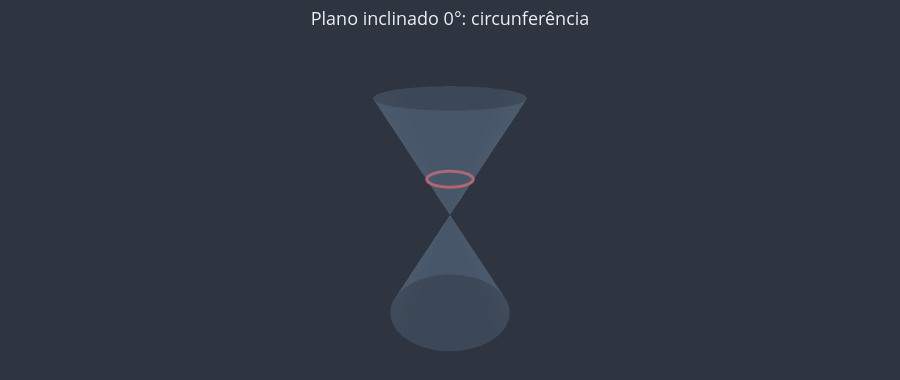
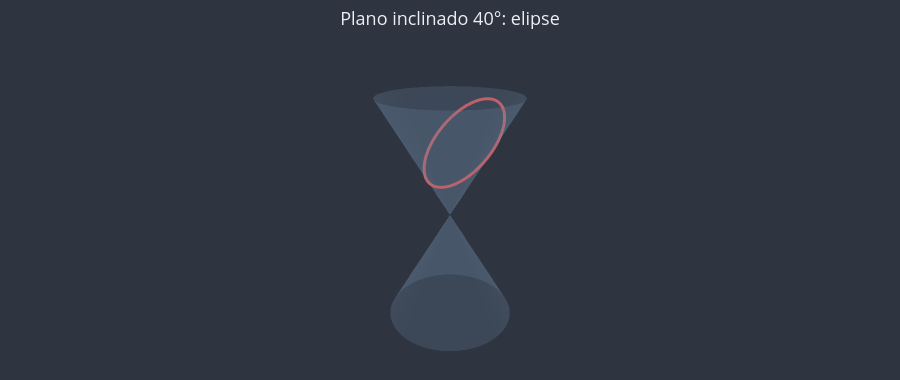
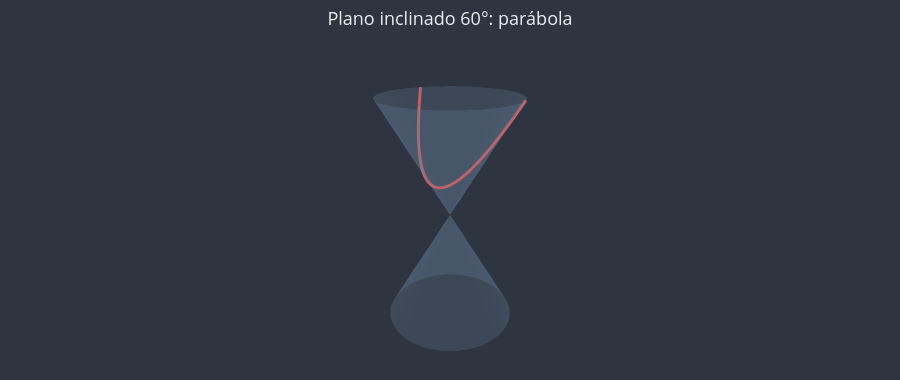
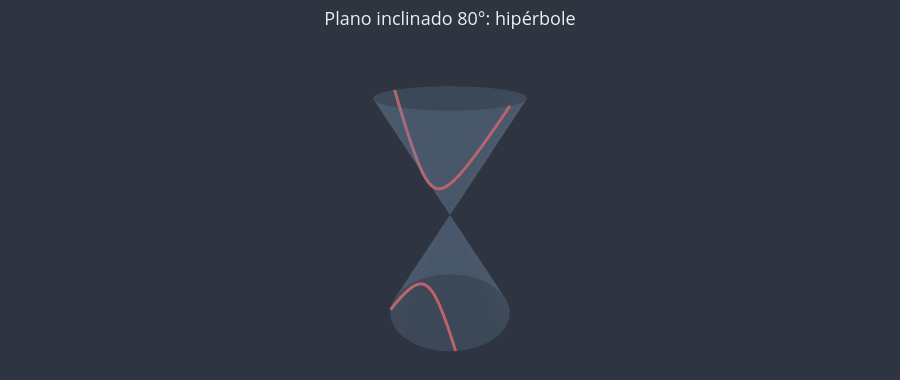

The notebook cell saved with these charts, in order:
### Markdown cell above
**Exercício 7.** A função `classificar_conica(semiabertura, inclinacao_do_plano)` e a classificação das seções de um cone de semiabertura 30° por planos inclinados 0°, 40°, 60° e 80°.

### Code cell
def classificar_conica(semiabertura: float, inclinacao_do_plano: float) -> str:
    """Classifica a seção de um cone duplo por um plano que não passa pelo vértice."""
    angulo_das_geratrizes = 90 - semiabertura  # ângulo das geratrizes com a horizontal
    if inclinacao_do_plano == 0:
        return "circunferência"  # plano perpendicular ao eixo
    if inclinacao_do_plano < angulo_das_geratrizes:
        return "elipse"  # menos inclinado que as geratrizes: corta uma folha só
    if inclinacao_do_plano == angulo_das_geratrizes:
        return "parábola"  # paralelo a uma geratriz
    return "hipérbole"  # mais inclinado: corta as duas folhas


# Com semiabertura 30°, as geratrizes formam 60° com a horizontal.
classificacoes_ex7 = [classificar_conica(30, i) for i in [0, 40, 60, 80]]

print(classificacoes_ex7)

# As quatro seções, desenhadas como na seção 1.
for inclinacao in [0, 40, 60, 80]:
    i = math.radians(inclinacao)
    plano = ((0.5, 0, 1), (math.sin(i), 0, math.cos(i)))
    titulo = f"Plano inclinado {inclinacao}°: {classificar_conica(30, inclinacao)}"
    fig = u3d.criar_figura(titulo=titulo, altura=380)
    diretriz = u3d.poligono_regular(
        80, raio=3 * math.tan(math.radians(30)), centro=(0, 0, 3)
    )
    fig = u3d.desenhar_superficie_conica(
        fig, (0, 0, 0), diretriz + diretriz[:1], opacidade=0.25, prolongar=1
    )
    for trecho in u3d.secao_plana_do_cone_duplo(30, plano):
        fig = u3d.desenhar_curva_no_espaco(
            fig, trecho, cor=u3d.CORES["destaque"], espessura=6
        )
    u3d.mostrar(fig)

### Figure 1 — Plotly figure (JSON) as saved in the notebook; plotly's stock layout.template omitted (floating-point values rounded to 4 significant figures; data arrays with more than 128 entries replaced by an {"elided": "..."} marker saying what was removed)
{"data": [{"colorscale": [[0, "#81A1C1"], [1, "#81A1C1"]], "hoverinfo": "skip", "lighting": {"ambient": 0.8, "diffuse": 0.3, "fresnel": 0, "specular": 0.05}, "opacity": 0.25, "showscale": false, "type": "surface", "x": {"elided": "3x81 float values"}, "y": {"elided": "3x81 float values"}, "z": {"elided": "3x81 float values"}}, {"hoverinfo": "skip", "line": {"color": "#BF616A", "dash": "solid", "width": 6}, "mode": "lines", "type": "scatter3d", "x": {"elided": "201 float values"}, "y": {"elided": "201 float values"}, "z": {"elided": "201 float values"}}], "layout": {"font": {"color": "#ECEFF4", "size": 13}, "height": 380, "margin": {"b": 0, "l": 0, "r": 0, "t": 50}, "paper_bgcolor": "#2E3440", "plot_bgcolor": "#2E3440", "scene": {"aspectmode": "data", "bgcolor": "#2E3440", "camera": {"eye": {"x": 1.6, "y": 1.4, "z": 1}}, "xaxis": {"visible": false}, "yaxis": {"visible": false}, "zaxis": {"visible": false}}, "showlegend": false, "title": {"text": "Plano inclinado 0°: circunferência", "x": 0.5}}}

### Figure 2 — Plotly figure (JSON) as saved in the notebook; plotly's stock layout.template omitted (floating-point values rounded to 4 significant figures; data arrays with more than 128 entries replaced by an {"elided": "..."} marker saying what was removed)
{"data": [{"colorscale": [[0, "#81A1C1"], [1, "#81A1C1"]], "hoverinfo": "skip", "lighting": {"ambient": 0.8, "diffuse": 0.3, "fresnel": 0, "specular": 0.05}, "opacity": 0.25, "showscale": false, "type": "surface", "x": {"elided": "3x81 float values"}, "y": {"elided": "3x81 float values"}, "z": {"elided": "3x81 float values"}}, {"hoverinfo": "skip", "line": {"color": "#BF616A", "dash": "solid", "width": 6}, "mode": "lines", "type": "scatter3d", "x": {"elided": "201 float values"}, "y": {"elided": "201 float values"}, "z": {"elided": "201 float values"}}], "layout": {"font": {"color": "#ECEFF4", "size": 13}, "height": 380, "margin": {"b": 0, "l": 0, "r": 0, "t": 50}, "paper_bgcolor": "#2E3440", "plot_bgcolor": "#2E3440", "scene": {"aspectmode": "data", "bgcolor": "#2E3440", "camera": {"eye": {"x": 1.6, "y": 1.4, "z": 1}}, "xaxis": {"visible": false}, "yaxis": {"visible": false}, "zaxis": {"visible": false}}, "showlegend": false, "title": {"text": "Plano inclinado 40°: elipse", "x": 0.5}}}

### Figure 3 — Plotly figure (JSON) as saved in the notebook; plotly's stock layout.template omitted (floating-point values rounded to 4 significant figures; data arrays with more than 128 entries replaced by an {"elided": "..."} marker saying what was removed)
{"data": [{"colorscale": [[0, "#81A1C1"], [1, "#81A1C1"]], "hoverinfo": "skip", "lighting": {"ambient": 0.8, "diffuse": 0.3, "fresnel": 0, "specular": 0.05}, "opacity": 0.25, "showscale": false, "type": "surface", "x": {"elided": "3x81 float values"}, "y": {"elided": "3x81 float values"}, "z": {"elided": "3x81 float values"}}, {"hoverinfo": "skip", "line": {"color": "#BF616A", "dash": "solid", "width": 6}, "mode": "lines", "type": "scatter3d", "x": [-0.6547, -0.6277, -0.5519, -0.4818, -0.4169, -0.3566, -0.3006, -0.2484, -0.1998, -0.1544, -0.1119, -0.07218, -0.03494, 0.0, 0.03281, 0.06365, 0.09267, 0.12, 0.1457, 0.17, 0.1929, 0.2146, 0.235, 0.2543, 0.2726, 0.2899, 0.3062, 0.3217, 0.3364, 0.3503, 0.3634, 0.3759, 0.3877, 0.3988, 0.4094, 0.4194, 0.4289, 0.4378, 0.4463, 0.4542, 0.4618, 0.4689, 0.4755, 0.4818, 0.4877, 0.4932, 0.4984, 0.5032, 0.5076, 0.5118, 0.5156, 0.5191, 0.5223, 0.5252, 0.5278, 0.5301, 0.5321, 0.5339, 0.5353, 0.5365, 0.5375, 0.5381, 0.5385, 0.5387, 0.5385, 0.5381, 0.5375, 0.5365, 0.5353, 0.5339, 0.5321, 0.5301, 0.5278, 0.5252, 0.5223, 0.5191, 0.5156, 0.5118, 0.5076, 0.5032, 0.4984, 0.4932, 0.4877, 0.4818, 0.4755, 0.4689, 0.4618, 0.4542, 0.4463, 0.4378, 0.4289, 0.4194, 0.4094, 0.3988, 0.3877, 0.3759, 0.3634, 0.3503, 0.3364, 0.3217, 0.3062, 0.2899, 0.2726, 0.2543, 0.235, 0.2146, 0.1929, 0.17, 0.1457, 0.12, 0.09267, 0.06365, 0.03281, 0.0, -0.03494, -0.07218, -0.1119, -0.1544, -0.1998, -0.2484, -0.3006, -0.3566, -0.4169, -0.4818, -0.5519, -0.6277, -0.6547], "y": [-1.604, -1.585, -1.533, -1.483, -1.435, -1.389, -1.345, -1.302, -1.261, -1.222, -1.184, -1.147, -1.112, -1.077, -1.044, -1.012, -0.9803, -0.9498, -0.9201, -0.8913, -0.8631, -0.8357, -0.8089, -0.7827, -0.7572, -0.7322, -0.7077, -0.6837, -0.6602, -0.6371, -0.6145, -0.5923, -0.5704, -0.5489, -0.5278, -0.507, -0.4864, -0.4662, -0.4463, -0.4266, -0.4071, -0.3879, -0.3689, -0.3501, -0.3314, -0.313, -0.2947, -0.2766, -0.2586, -0.2408, -0.2231, -0.2055, -0.188, -0.1706, -0.1533, -0.1361, -0.1189, -0.1018, -0.08479, -0.06778, -0.05081, -0.03386, -0.01692, 0.0, 0.01692, 0.03386, 0.05081, 0.06778, 0.08479, 0.1018, 0.1189, 0.1361, 0.1533, 0.1706, 0.188, 0.2055, 0.2231, 0.2408, 0.2586, 0.2766, 0.2947, 0.313, 0.3314, 0.3501, 0.3689, 0.3879, 0.4071, 0.4266, 0.4463, 0.4662, 0.4864, 0.507, 0.5278, 0.5489, 0.5704, 0.5923, 0.6145, 0.6371, 0.6602, 0.6837, 0.7077, 0.7322, 0.7572, 0.7827, 0.8089, 0.8357, 0.8631, 0.8913, 0.9201, 0.9498, 0.9803, 1.012, 1.044, 1.077, 1.112, 1.147, 1.184, 1.222, 1.261, 1.302, 1.345, 1.389, 1.435, 1.483, 1.533, 1.585, 1.604], "z": [3.0, 2.953, 2.822, 2.701, 2.588, 2.484, 2.387, 2.296, 2.212, 2.133, 2.06, 1.991, 1.927, 1.866, 1.809, 1.756, 1.706, 1.658, 1.614, 1.572, 1.532, 1.494, 1.459, 1.426, 1.394, 1.364, 1.336, 1.309, 1.283, 1.259, 1.237, 1.215, 1.195, 1.175, 1.157, 1.14, 1.123, 1.108, 1.093, 1.079, 1.066, 1.054, 1.042, 1.032, 1.021, 1.012, 1.003, 0.9945, 0.9868, 0.9796, 0.973, 0.967, 0.9614, 0.9564, 0.9519, 0.9479, 0.9444, 0.9413, 0.9388, 0.9367, 0.9351, 0.9339, 0.9332, 0.933, 0.9332, 0.9339, 0.9351, 0.9367, 0.9388, 0.9413, 0.9444, 0.9479, 0.9519, 0.9564, 0.9614, 0.967, 0.973, 0.9796, 0.9868, 0.9945, 1.003, 1.012, 1.021, 1.032, 1.042, 1.054, 1.066, 1.079, 1.093, 1.108, 1.123, 1.14, 1.157, 1.175, 1.195, 1.215, 1.237, 1.259, 1.283, 1.309, 1.336, 1.364, 1.394, 1.426, 1.459, 1.494, 1.532, 1.572, 1.614, 1.658, 1.706, 1.756, 1.809, 1.866, 1.927, 1.991, 2.06, 2.133, 2.212, 2.296, 2.387, 2.484, 2.588, 2.701, 2.822, 2.953, 3.0]}], "layout": {"font": {"color": "#ECEFF4", "size": 13}, "height": 380, "margin": {"b": 0, "l": 0, "r": 0, "t": 50}, "paper_bgcolor": "#2E3440", "plot_bgcolor": "#2E3440", "scene": {"aspectmode": "data", "bgcolor": "#2E3440", "camera": {"eye": {"x": 1.6, "y": 1.4, "z": 1}}, "xaxis": {"visible": false}, "yaxis": {"visible": false}, "zaxis": {"visible": false}}, "showlegend": false, "title": {"text": "Plano inclinado 60°: parábola", "x": 0.5}}}

### Figure 4 — Plotly figure (JSON) as saved in the notebook; plotly's stock layout.template omitted (floating-point values rounded to 4 significant figures; data arrays with more than 128 entries replaced by an {"elided": "..."} marker saying what was removed)
{"data": [{"colorscale": [[0, "#81A1C1"], [1, "#81A1C1"]], "hoverinfo": "skip", "lighting": {"ambient": 0.8, "diffuse": 0.3, "fresnel": 0, "specular": 0.05}, "opacity": 0.25, "showscale": false, "type": "surface", "x": {"elided": "3x81 float values"}, "y": {"elided": "3x81 float values"}, "z": {"elided": "3x81 float values"}}, {"hoverinfo": "skip", "line": {"color": "#BF616A", "dash": "solid", "width": 6}, "mode": "lines", "type": "scatter3d", "x": [1.205, 1.191, 1.164, 1.141, 1.12, 1.102, 1.086, 1.072, 1.06, 1.048, 1.038, 1.029, 1.021, 1.014, 1.007, 1.001, 0.9962, 0.9917, 0.9878, 0.9844, 0.9815, 0.9791, 0.9771, 0.9756, 0.9746, 0.9739, 0.9737, 0.9739, 0.9746, 0.9756, 0.9771, 0.9791, 0.9815, 0.9844, 0.9878, 0.9917, 0.9962, 1.001, 1.007, 1.014, 1.021, 1.029, 1.038, 1.048, 1.06, 1.072, 1.086, 1.102, 1.12, 1.141, 1.164, 1.191, 1.205], "y": [-1.244, -1.191, -1.093, -1.006, -0.9269, -0.8551, -0.7894, -0.7287, -0.6724, -0.6199, -0.5707, -0.5243, -0.4804, -0.4386, -0.3988, -0.3605, -0.3237, -0.2881, -0.2536, -0.22, -0.1872, -0.1551, -0.1234, -0.09222, -0.06131, -0.03061, 0.0, 0.03061, 0.06131, 0.09222, 0.1234, 0.1551, 0.1872, 0.22, 0.2536, 0.2881, 0.3237, 0.3605, 0.3988, 0.4386, 0.4804, 0.5243, 0.5707, 0.6199, 0.6724, 0.7287, 0.7894, 0.8551, 0.9269, 1.006, 1.093, 1.191, 1.244], "z": [-3.0, -2.916, -2.766, -2.634, -2.519, -2.417, -2.326, -2.246, -2.174, -2.109, -2.052, -2.0, -1.954, -1.913, -1.876, -1.843, -1.814, -1.789, -1.766, -1.747, -1.731, -1.717, -1.706, -1.697, -1.691, -1.688, -1.687, -1.688, -1.691, -1.697, -1.706, -1.717, -1.731, -1.747, -1.766, -1.789, -1.814, -1.843, -1.876, -1.913, -1.954, -2.0, -2.052, -2.109, -2.174, -2.246, -2.326, -2.417, -2.519, -2.634, -2.766, -2.916, -3.0]}, {"hoverinfo": "skip", "line": {"color": "#BF616A", "dash": "solid", "width": 6}, "mode": "lines", "type": "scatter3d", "x": [0.1473, 0.1593, 0.1968, 0.2291, 0.2572, 0.2818, 0.3035, 0.3229, 0.3402, 0.3557, 0.3697, 0.3823, 0.3938, 0.4043, 0.4139, 0.4227, 0.4308, 0.4382, 0.4451, 0.4514, 0.4572, 0.4627, 0.4677, 0.4723, 0.4766, 0.4806, 0.4843, 0.4878, 0.491, 0.4939, 0.4967, 0.4992, 0.5015, 0.5037, 0.5057, 0.5075, 0.5091, 0.5106, 0.5119, 0.5131, 0.5142, 0.5151, 0.5159, 0.5166, 0.5171, 0.5176, 0.5179, 0.518, 0.5181, 0.518, 0.5179, 0.5176, 0.5171, 0.5166, 0.5159, 0.5151, 0.5142, 0.5131, 0.5119, 0.5106, 0.5091, 0.5075, 0.5057, 0.5037, 0.5015, 0.4992, 0.4967, 0.4939, 0.491, 0.4878, 0.4843, 0.4806, 0.4766, 0.4723, 0.4677, 0.4627, 0.4572, 0.4514, 0.4451, 0.4382, 0.4308, 0.4227, 0.4139, 0.4043, 0.3938, 0.3823, 0.3697, 0.3557, 0.3402, 0.3229, 0.3035, 0.2818, 0.2572, 0.2291, 0.1968, 0.1593, 0.1473], "y": [-1.726, -1.685, -1.558, -1.446, -1.348, -1.261, -1.182, -1.111, -1.047, -0.9879, -0.9336, -0.8835, -0.8369, -0.7935, -0.7529, -0.7148, -0.6788, -0.6448, -0.6126, -0.5819, -0.5527, -0.5248, -0.498, -0.4723, -0.4476, -0.4237, -0.4007, -0.3784, -0.3567, -0.3357, -0.3152, -0.2952, -0.2757, -0.2566, -0.2379, -0.2196, -0.2016, -0.1838, -0.1663, -0.1491, -0.132, -0.1151, -0.09842, -0.08182, -0.06533, -0.04892, -0.03258, -0.01628, 0.0, 0.01628, 0.03258, 0.04892, 0.06533, 0.08182, 0.09842, 0.1151, 0.132, 0.1491, 0.1663, 0.1838, 0.2016, 0.2196, 0.2379, 0.2566, 0.2757, 0.2952, 0.3152, 0.3357, 0.3567, 0.3784, 0.4007, 0.4237, 0.4476, 0.4723, 0.498, 0.5248, 0.5527, 0.5819, 0.6126, 0.6448, 0.6788, 0.7148, 0.7529, 0.7935, 0.8369, 0.8835, 0.9336, 0.9879, 1.047, 1.111, 1.182, 1.261, 1.348, 1.446, 1.558, 1.685, 1.726], "z": [3.0, 2.932, 2.72, 2.536, 2.377, 2.237, 2.114, 2.005, 1.907, 1.819, 1.739, 1.667, 1.602, 1.543, 1.488, 1.438, 1.393, 1.35, 1.312, 1.276, 1.242, 1.212, 1.183, 1.157, 1.133, 1.11, 1.089, 1.069, 1.051, 1.034, 1.019, 1.005, 0.9913, 0.9791, 0.9679, 0.9577, 0.9484, 0.9399, 0.9323, 0.9255, 0.9195, 0.9142, 0.9097, 0.9059, 0.9028, 0.9004, 0.8987, 0.8977, 0.8974, 0.8977, 0.8987, 0.9004, 0.9028, 0.9059, 0.9097, 0.9142, 0.9195, 0.9255, 0.9323, 0.9399, 0.9484, 0.9577, 0.9679, 0.9791, 0.9913, 1.005, 1.019, 1.034, 1.051, 1.069, 1.089, 1.11, 1.133, 1.157, 1.183, 1.212, 1.242, 1.276, 1.312, 1.35, 1.393, 1.438, 1.488, 1.543, 1.602, 1.667, 1.739, 1.819, 1.907, 2.005, 2.114, 2.237, 2.377, 2.536, 2.72, 2.932, 3.0]}], "layout": {"font": {"color": "#ECEFF4", "size": 13}, "height": 380, "margin": {"b": 0, "l": 0, "r": 0, "t": 50}, "paper_bgcolor": "#2E3440", "plot_bgcolor": "#2E3440", "scene": {"aspectmode": "data", "bgcolor": "#2E3440", "camera": {"eye": {"x": 1.6, "y": 1.4, "z": 1}}, "xaxis": {"visible": false}, "yaxis": {"visible": false}, "zaxis": {"visible": false}}, "showlegend": false, "title": {"text": "Plano inclinado 80°: hipérbole", "x": 0.5}}}
